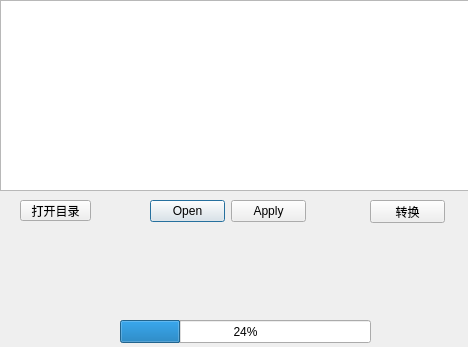
<?xml version="1.0" encoding="UTF-8"?>
<ui version="4.0">
 <class>MainWindow</class>
 <widget class="QMainWindow" name="MainWindow">
  <property name="geometry">
   <rect>
    <x>0</x>
    <y>0</y>
    <width>468</width>
    <height>347</height>
   </rect>
  </property>
  <property name="windowTitle">
   <string>笔果试题转换器</string>
  </property>
  <property name="unifiedTitleAndToolBarOnMac">
   <bool>false</bool>
  </property>
  <widget class="QWidget" name="centralwidget">
   <widget class="QPushButton" name="pushButton_2">
    <property name="geometry">
     <rect>
      <x>370</x>
      <y>200</y>
      <width>75</width>
      <height>23</height>
     </rect>
    </property>
    <property name="text">
     <string>转换</string>
    </property>
    <property name="autoDefault">
     <bool>false</bool>
    </property>
   </widget>
   <widget class="QDialogButtonBox" name="buttonBox">
    <property name="geometry">
     <rect>
      <x>150</x>
      <y>200</y>
      <width>156</width>
      <height>23</height>
     </rect>
    </property>
    <property name="standardButtons">
     <set>QDialogButtonBox::Apply|QDialogButtonBox::Open</set>
    </property>
    <property name="centerButtons">
     <bool>true</bool>
    </property>
   </widget>
   <widget class="QListWidget" name="listWidget">
    <property name="geometry">
     <rect>
      <x>0</x>
      <y>0</y>
      <width>471</width>
      <height>191</height>
     </rect>
    </property>
   </widget>
   <widget class="QProgressBar" name="progressBar">
    <property name="geometry">
     <rect>
      <x>120</x>
      <y>320</y>
      <width>251</width>
      <height>23</height>
     </rect>
    </property>
    <property name="value">
     <number>24</number>
    </property>
   </widget>
   <widget class="QToolButton" name="toolButton">
    <property name="geometry">
     <rect>
      <x>20</x>
      <y>200</y>
      <width>71</width>
      <height>21</height>
     </rect>
    </property>
    <property name="text">
     <string>打开目录</string>
    </property>
   </widget>
  </widget>
 </widget>
 <resources/>
 <connections>
  <connection>
   <sender>listWidget</sender>
   <signal>viewportEntered()</signal>
   <receiver>MainWindow</receiver>
   <slot>display_str()</slot>
   <hints>
    <hint type="sourcelabel">
     <x>235</x>
     <y>184</y>
    </hint>
    <hint type="destinationlabel">
     <x>235</x>
     <y>201</y>
    </hint>
   </hints>
  </connection>
  <connection>
   <sender>buttonBox</sender>
   <signal>accepted()</signal>
   <receiver>MainWindow</receiver>
   <slot>openbut_click()</slot>
   <hints>
    <hint type="sourcelabel">
     <x>163</x>
     <y>213</y>
    </hint>
    <hint type="destinationlabel">
     <x>33</x>
     <y>248</y>
    </hint>
   </hints>
  </connection>
  <connection>
   <sender>buttonBox</sender>
   <signal>clicked(QAbstractButton*)</signal>
   <receiver>MainWindow</receiver>
   <slot>applybut_click()</slot>
   <hints>
    <hint type="sourcelabel">
     <x>260</x>
     <y>213</y>
    </hint>
    <hint type="destinationlabel">
     <x>130</x>
     <y>258</y>
    </hint>
   </hints>
  </connection>
  <connection>
   <sender>pushButton_2</sender>
   <signal>clicked()</signal>
   <receiver>MainWindow</receiver>
   <slot>transform()</slot>
   <hints>
    <hint type="sourcelabel">
     <x>414</x>
     <y>218</y>
    </hint>
    <hint type="destinationlabel">
     <x>416</x>
     <y>229</y>
    </hint>
   </hints>
  </connection>
  <connection>
   <sender>toolButton</sender>
   <signal>clicked()</signal>
   <receiver>MainWindow</receiver>
   <slot>dir()</slot>
   <hints>
    <hint type="sourcelabel">
     <x>43</x>
     <y>215</y>
    </hint>
    <hint type="destinationlabel">
     <x>43</x>
     <y>220</y>
    </hint>
   </hints>
  </connection>
  <connection>
   <sender>pushButton_2</sender>
   <signal>released()</signal>
   <receiver>progressBar</receiver>
   <slot>reset()</slot>
   <hints>
    <hint type="sourcelabel">
     <x>388</x>
     <y>218</y>
    </hint>
    <hint type="destinationlabel">
     <x>311</x>
     <y>325</y>
    </hint>
   </hints>
  </connection>
 </connections>
 <slots>
  <signal>click1()</signal>
  <signal>click2()</signal>
  <signal>recieve_str()</signal>
  <slot>openbut_click()</slot>
  <slot>applybut_click()</slot>
  <slot>display_str()</slot>
  <slot>transform()</slot>
  <slot>dir()</slot>
 </slots>
</ui>
